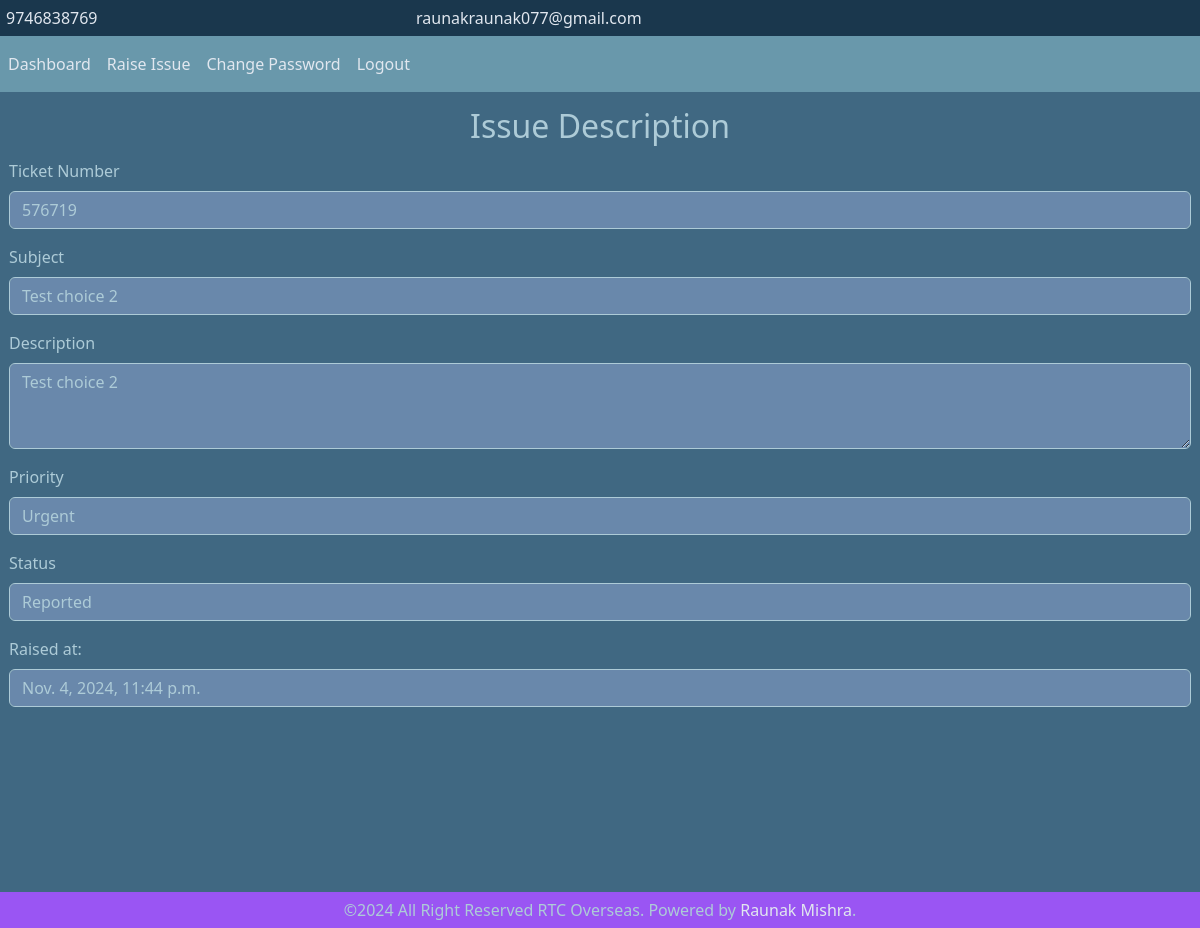
Page /issue/576719/ (signed in) on the earlier database version.
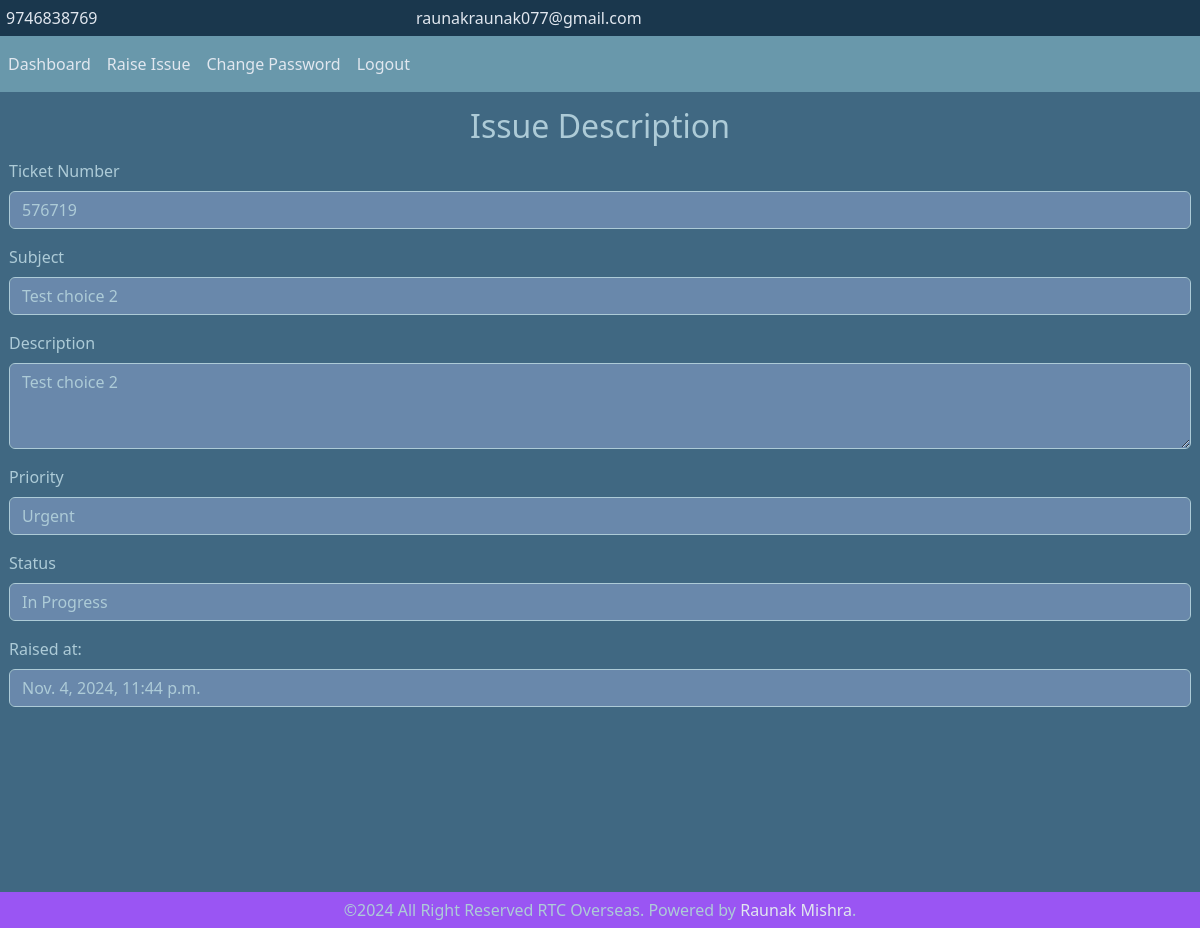
Same page on the later database version.
### tickets/models.py (models this page shows, shortened)
class global_settings(models.Model):
    email=models.EmailField('Email:')
    phone=models.IntegerField('Number:')
    fb_link = models.CharField('FACEBOOK LINK:', max_length=250)
    insta_link = models.CharField('INSTAGRAM LINK:', max_length=250)

class ticket_model(models.Model):
    raised_by=models.EmailField('Raised By')
    subject=models.CharField('Subject',max_length=250)
    issue=models.CharField('Issue Details',max_length=500)
    priority=models.CharField('Priority',max_length=10,choices=priority_choices,null=True,blank=True)
    ticket_number=models.IntegerField('Ticket Number')
    status=models.CharField('Status',choices=status_choices,null=True,blank=True,max_length=30,default='Reported')
    created_at=models.DateTimeField('Created At',default=now_time)

### tickets/views.py (the view)
# urls.py: path('issue/<int:ticket>/', views.issue_details, name='issues_description'),
def issue_details(request,ticket):
    global message
    if request.user.is_authenticated:
        issue=models.ticket_model.objects.filter(ticket_number=ticket)
        if issue.count() == 0:
            message='No issues found.'
            return redirect('/dashboard/')
        else:
            return render(request,'issue_details.html',{'global':global_details,'issue':issue.first()})
    else:
        message="Please login to access issue description."
        return redirect('/')

### tickets/templates/issue_details.html (shortened to what this page needs)
{% load static %}
{% load bootstrap5 %}
{% bootstrap_css %}
{% load bootstrap_icons %}
<html lang="en">
<head>
    <link href="https://maxcdn.bootstrapcdn.com/font-awesome/4.3.0/css/font-awesome.min.css" rel="stylesheet">
</head>
<body>
    {% include 'header.html' %}
    <div class="description_view" style="background-color: #406882; margin: 0; width: 100%; max-width: 100%; padding: 9px; min-height: 100%;">
        <h2 style="color: #ADCBD7; text-align: center; padding: 6px;">Issue Description</h2>
        <div class="mb-3">
            <label for="ticket_no" class="form-label">Ticket Number</label>
            <input value="{{ issue.ticket_number }}" type="text" class="form-control" id="formGroupExampleInput" name="ticket_no" disabled>
        </div>
        <div class="mb-3">
            <label for="subject" class="form-label">Subject</label>
            <input value="{{ issue.subject }}" type="text" class="form-control" id="formGroupExampleInput2" name="subject" disabled>
        </div>
        <div class="mb-3">
            <label for="description" class="form-label">Description</label>
            <textarea placeholder="{{ issue.issue }}" rows="3" type="text" class="form-control" id="formGroupExampleInput2" name="description" disabled></textarea>
        </div>
        <div class="mb-3">
            <label for="priority" class="form-label">Priority</label>
            <input value="{{ issue.priority }}" type="text" class="form-control" id="formGroupExampleInput2" name="priority" disabled>
        </div>
        <div class="mb-3">
            <label for="status" class="form-label">Status</label>
            <input value="{{ issue.status }}" type="text" class="form-control" id="formGroupExampleInput2" name="status" disabled>
        </div>
        <div class="mb-3">
            <label for="created_at" class="form-label">Raised at:</label>
            <input value="{{ issue.created_at }}" type="text" class="form-control" id="formGroupExampleInput2" name="created_at" disabled>
        </div>
    </div>
    {% include 'footer.html' %}
</body>
</html>

### tickets/templates/header.html (shortened to what this page needs)
{% load static %}
{% load bootstrap5 %}
{% bootstrap_css %}
{% load bootstrap_icons %}
<head>
  <link rel="stylesheet" href="{% static 'css/custom.css' %}">
</head>
<div class="container" style="background-color: #1A374D; color: #e1e7ef; padding: 6px; margin-left: 0; max-width: 100%;">
    <div class="row">
        <div class="col-lg-4 col-md-12">
            <span>
                {% bs_icon 'telephone-fill' %}  {{ global.phone }}
            </span>
        </div>
        <div class="col-lg-4 col-md-12">
            <span style="margin-left: 6px;">
                {% bs_icon 'envelope-fill' %}    {{ global.email }}
            </span>
        </div>
        <div class="col-lg-4 col-md-12" style="display: flex; align-items: center; justify-content: flex-end;">
        </div>
    </div>
</div>
<nav class="navbar navbar-expand-lg navbar-dark" style="background-color: #6998AB;">
    <div class="collapse navbar-collapse" id="navbarNav">
      <ul class="navbar-nav">
        <li class="nav-item active">
          <a class="nav-link" style="color: #e1e7ef;" href="{% url 'dashboard' %}">Dashboard</a>
        </li>
        <li class="nav-item">
          <a class="nav-link" style="color: #e1e7ef;" href="{% url 'raise_issue' %}">Raise Issue</a>
        </li>
        {% if user.is_authenticated %}
          <li class="nav-item">
            <a class="nav-link" style="color: #e1e7ef;" href="{% url 'password_change' %}">Change Password</a>
          </li>
          <li class="nav-item">
            <a class="nav-link" style="color: #e1e7ef;" href="{% url 'logout' %}">Logout</a>
          </li>
        {% else %}
          <li class="nav-item">
            <a class="nav-link" style="color: #e1e7ef;" href="">Forgot Password</a>
          </li>
        {% endif %}
      </ul>
    </div>
</nav>

### tickets/templates/footer.html (shortened to what this page needs)
{% load static %}
{% load bootstrap5 %}
{% bootstrap_css %}
{% load bootstrap_icons %}
<footer>
    <div class="trademark" style="background-color: #9A55F3; color: #adcbd7; padding: 6px; text-align: center;">
        <p style="margin-bottom: 0px;">©2024 All Right Reserved RTC Overseas. Powered by <a href="https://www.raunakmishra.com.np" style="text-decoration: none; color: #e1e7ef;">Raunak Mishra</a>.</p>
    </div>
</footer>

### tickets/templates/issue_details.html (style rules this page uses)
.description_view .mb-3 input, .description_view .mb-3 textarea { background-color: #6988AB !important; color: #ADCBD7 !important; border-color: #ADCBD7 !important; }
.description_view .mb-3 input::placeholder, .description_view .mb-3 textarea::placeholder { color: #ADCBD7 !important; }
.description_view .mb-3 label { color: #ADCBD7 !important; }

Differences in the rows shown:
changed ticket_model "Test choice 2": status "Reported" → "In Progress"
